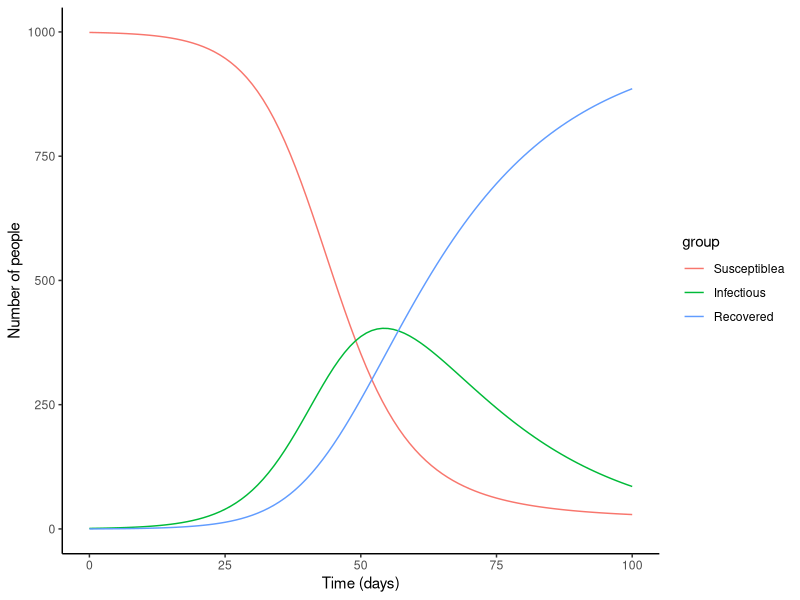
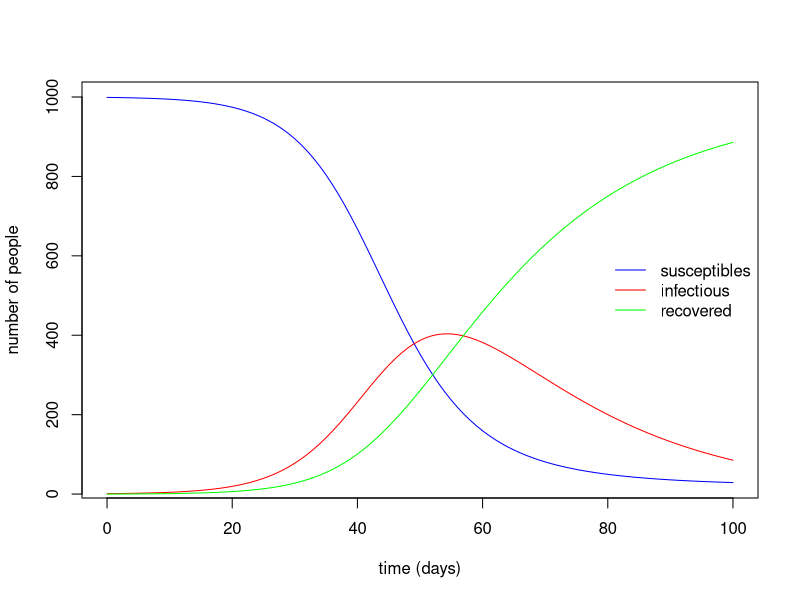
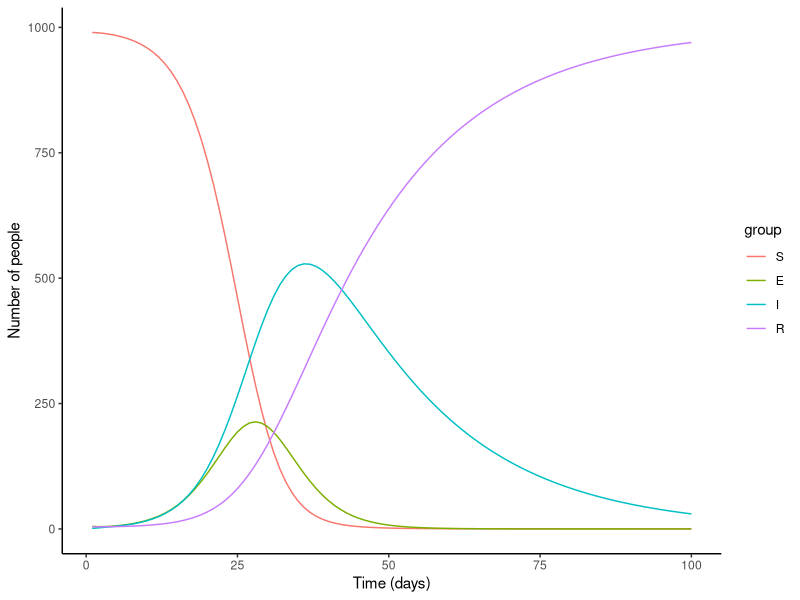
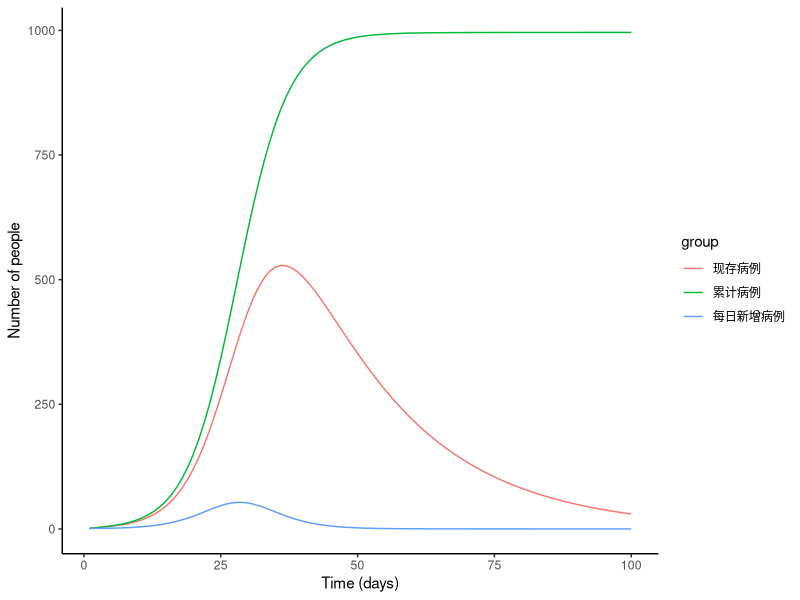

These figures' R source, in order:
####动力学模型在R语言中的实现####
####1 在R语言中构建动力学模型####
# if (!requireNamespace("deSolve", quietly = TRUE)) install.packages("deSolve")
# if (!requireNamespace("ggplot2", quietly = TRUE)) install.packages("ggplot2")
# if (!requireNamespace("tidyverse", quietly = TRUE)) install.packages("tidyverse")
# if (!requireNamespace("reshape2", quietly = TRUE)) install.packages("reshape2")

library(deSolve)
library(ggplot2)
library(tidyverse)
library(reshape2)

####SIR####
####1.1 构建微分方程函数####
SIR <- function(time, initial, parameters) {
  with(as.list(c(initial, parameters)), {
    dS <- -beta * I * S
    dI <-  beta * I * S - gamma * I
    dR <-  gamma * I
    return(list(c(dS, dI, dR)))
  })
}

###1.2 定义时间点####
time_SIR <- seq(0,100,1) #设定为100天

###1.3 定义参数####
parameters_SIR <- c(
  beta  = 0.0002, # 感染概率(人/天)
  gamma = 0.05    # 治愈率 (/天)
)

###1.4 定义初始值####
initial_SIR <- c(
  S = 999,  # 时刻0的易感者数
  I =   1,  # 时刻0的感染者数
  R =   0   # 时刻0的愈合（免疫）数
)

###1.5 解微分方程####
sir_result <- ode(
  y=initial_SIR,
  times = time_SIR,
  func = SIR,
  parms = parameters_SIR
)

###1.6 可视化####
# ggplot可视化
sir_result1 <- data.frame(sir_result)%>%
  melt(id.vars = "time",
       variable.name = "group")

ggplot()+
  geom_line(data = sir_result1,aes(x=time,y=value,colour=group,group=group))+
  labs(x="Time (days)",y="Number of people")+
  scale_color_discrete(labels = c("Susceptiblea","Infectious","Recovered"))+
  theme_classic()

# 基础绘图可视化
sir_result1 <- data.frame(sir_result)
with(sir_result1, {
  # plotting the time series of susceptibles:
  plot(time, S, type = "l", col = "blue",
       xlab = "time (days)", ylab = "number of people")
  # adding the time series of infectious:
  lines(time, I, col = "red")
  # adding the time series of recovered:
  lines(time, R, col = "green")
})

# adding a legend:
legend("right", c("susceptibles", "infectious", "recovered"),
       col = c("blue", "red", "green"), lty = 1, bty = "n")

########################################
####SEIR####
SEIR <- function(time, initial, parameters) {
  with(as.list(c(initial,parameters)),{
    dS <- -beta * I * S
    dE <- beta * I * S - alpha * E
    dI <- alpha * E - gamma * I
    dR <- gamma * I
    return(list(c(dS, dE, dI, dR)))
  })
}

time_SEIR <- seq(1,100,1)

initial_SEIR <- c(S = 990, E = 5, I = 1, R = 4)

parameters_SEIR <- c(beta = 0.0005, alpha = 1/4, gamma = 1/20)

SEIR_result <- ode(y = initial_SEIR, times = time_SEIR, func = SEIR, parms = parameters_SEIR)

SEIR_result1 <- data.frame(SEIR_result)%>%
  melt(id.vars = "time",variable.name = "group")

ggplot()+
  geom_line(data = SEIR_result1,aes(x=time,y=value,colour=group,group=group))+
  labs(x="Time (days)",y="Number of people")+
  theme_classic()

# 现存病例数、累计病例数、新增病例数
SEIR2 <- function(time, initial, parameters) {
  with(as.list(c(initial,parameters)),{
    dS <- -beta * I * S
    dE <- beta * I * S - alpha * E
    dI <- alpha * E - gamma * I   # 现存病例数
    dIc <- alpha * E   #累计病例数
    dR <- gamma * I
    return(list(c(dS, dE, dI, dIc, dR)))
  })
}
initial_SEIR2 <- c(S = 990, E = 5, I = 1, Ic = 1, R = 4)
SEIR2_result <- ode(y = initial_SEIR2,times = time_SEIR,func = SEIR2,parms = parameters_SEIR)

SEIR2_result1 <- data.frame(SEIR2_result)%>%
  mutate(Inew = c(1,diff(Ic)))%>%
  select(time,I,Ic,Inew)%>%
  melt(id.vars = "time",variable.name = "group")

ggplot()+
  geom_line(data = SEIR2_result1,aes(x=time,y=value,colour=group,group=group))+
  labs(x="Time (days)",y="Number of people")+
  scale_color_discrete(labels=c("现存病例","累计病例","每日新增病例"))+
  theme_classic()
